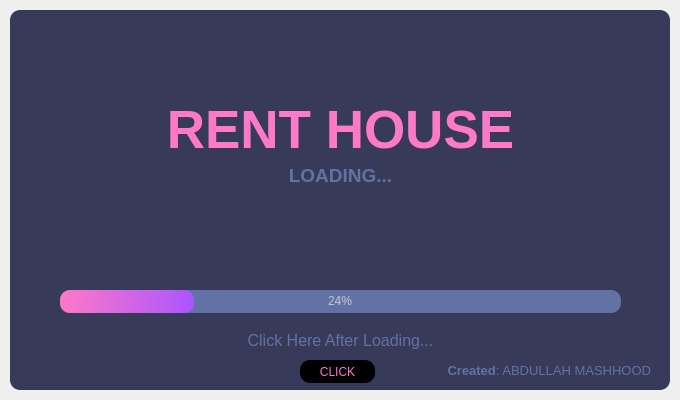
<?xml version="1.0" encoding="UTF-8"?>
<ui version="4.0">
 <class>SplashScreen</class>
 <widget class="QMainWindow" name="SplashScreen">
  <property name="geometry">
   <rect>
    <x>0</x>
    <y>0</y>
    <width>680</width>
    <height>400</height>
   </rect>
  </property>
  <property name="windowTitle">
   <string>MainWindow</string>
  </property>
  <widget class="QWidget" name="centralwidget">
   <layout class="QVBoxLayout" name="verticalLayout">
    <property name="spacing">
     <number>0</number>
    </property>
    <property name="leftMargin">
     <number>10</number>
    </property>
    <property name="topMargin">
     <number>10</number>
    </property>
    <property name="rightMargin">
     <number>10</number>
    </property>
    <property name="bottomMargin">
     <number>10</number>
    </property>
    <item>
     <widget class="QFrame" name="dropShadowFrame">
      <property name="styleSheet">
       <string notr="true">QFrame {	
	background-color: rgb(56, 58, 89);	
	color: rgb(220, 220, 220);
	border-radius: 10px;
}</string>
      </property>
      <property name="frameShape">
       <enum>QFrame::StyledPanel</enum>
      </property>
      <property name="frameShadow">
       <enum>QFrame::Raised</enum>
      </property>
      <widget class="QLabel" name="label_title">
       <property name="geometry">
        <rect>
         <x>0</x>
         <y>90</y>
         <width>661</width>
         <height>61</height>
        </rect>
       </property>
       <property name="font">
        <font>
         <family>Segoe UI</family>
         <pointsize>40</pointsize>
        </font>
       </property>
       <property name="styleSheet">
        <string notr="true">color: rgb(254, 121, 199);</string>
       </property>
       <property name="text">
        <string>&lt;html&gt;&lt;head/&gt;&lt;body&gt;&lt;p&gt;&lt;span style=&quot; font-weight:600;&quot;&gt;RENT HOUSE&lt;/span&gt;&lt;/p&gt;&lt;/body&gt;&lt;/html&gt;</string>
       </property>
       <property name="alignment">
        <set>Qt::AlignCenter</set>
       </property>
      </widget>
      <widget class="QLabel" name="label_description">
       <property name="geometry">
        <rect>
         <x>0</x>
         <y>150</y>
         <width>661</width>
         <height>31</height>
        </rect>
       </property>
       <property name="font">
        <font>
         <family>Segoe UI</family>
         <pointsize>14</pointsize>
        </font>
       </property>
       <property name="styleSheet">
        <string notr="true">color: rgb(98, 114, 164);</string>
       </property>
       <property name="text">
        <string>&lt;html&gt;&lt;head/&gt;&lt;body&gt;&lt;p&gt;&lt;span style=&quot; font-weight:600;&quot;&gt;LOADING...&lt;/span&gt;&lt;/p&gt;&lt;/body&gt;&lt;/html&gt;</string>
       </property>
       <property name="alignment">
        <set>Qt::AlignCenter</set>
       </property>
      </widget>
      <widget class="QProgressBar" name="progressBar">
       <property name="geometry">
        <rect>
         <x>50</x>
         <y>280</y>
         <width>561</width>
         <height>23</height>
        </rect>
       </property>
       <property name="styleSheet">
        <string notr="true">QProgressBar {
	background-color: rgb(98, 114, 164);
	color: rgb(200, 200, 200);
	border-style: none;
	border-radius: 10px;
	text-align: center;
}
QProgressBar::chunk{
	border-radius: 10px;
	background-color: qlineargradient(spread:pad, x1:0, y1:0.511364, x2:1, y2:0.523, stop:0 rgba(254, 121, 199, 255), stop:1 rgba(170, 85, 255, 255));
}</string>
       </property>
       <property name="value">
        <number>24</number>
       </property>
      </widget>
      <widget class="QLabel" name="label_loading">
       <property name="geometry">
        <rect>
         <x>0</x>
         <y>320</y>
         <width>661</width>
         <height>21</height>
        </rect>
       </property>
       <property name="font">
        <font>
         <family>Segoe UI</family>
         <pointsize>12</pointsize>
        </font>
       </property>
       <property name="styleSheet">
        <string notr="true">color: rgb(98, 114, 164);</string>
       </property>
       <property name="text">
        <string>Click Here After Loading...</string>
       </property>
       <property name="alignment">
        <set>Qt::AlignCenter</set>
       </property>
      </widget>
      <widget class="QLabel" name="label_credits">
       <property name="geometry">
        <rect>
         <x>20</x>
         <y>350</y>
         <width>621</width>
         <height>21</height>
        </rect>
       </property>
       <property name="font">
        <font>
         <family>Segoe UI</family>
         <pointsize>10</pointsize>
        </font>
       </property>
       <property name="styleSheet">
        <string notr="true">color: rgb(98, 114, 164);</string>
       </property>
       <property name="text">
        <string>&lt;html&gt;&lt;head/&gt;&lt;body&gt;&lt;p&gt;&lt;span style=&quot; font-weight:600;&quot;&gt;Created&lt;/span&gt;: ABDULLAH MASHHOOD&lt;/p&gt;&lt;/body&gt;&lt;/html&gt;</string>
       </property>
       <property name="alignment">
        <set>Qt::AlignRight|Qt::AlignTrailing|Qt::AlignVCenter</set>
       </property>
      </widget>
      <widget class="QPushButton" name="btn">
       <property name="geometry">
        <rect>
         <x>290</x>
         <y>350</y>
         <width>75</width>
         <height>23</height>
        </rect>
       </property>
       <property name="styleSheet">
        <string notr="true">*{
	color: rgb(254, 121, 199);
	background-color:black;
	border-radius: 10px;
}
</string>
       </property>
       <property name="text">
        <string>CLICK</string>
       </property>
      </widget>
     </widget>
    </item>
   </layout>
  </widget>
 </widget>
 <resources/>
 <connections/>
</ui>
